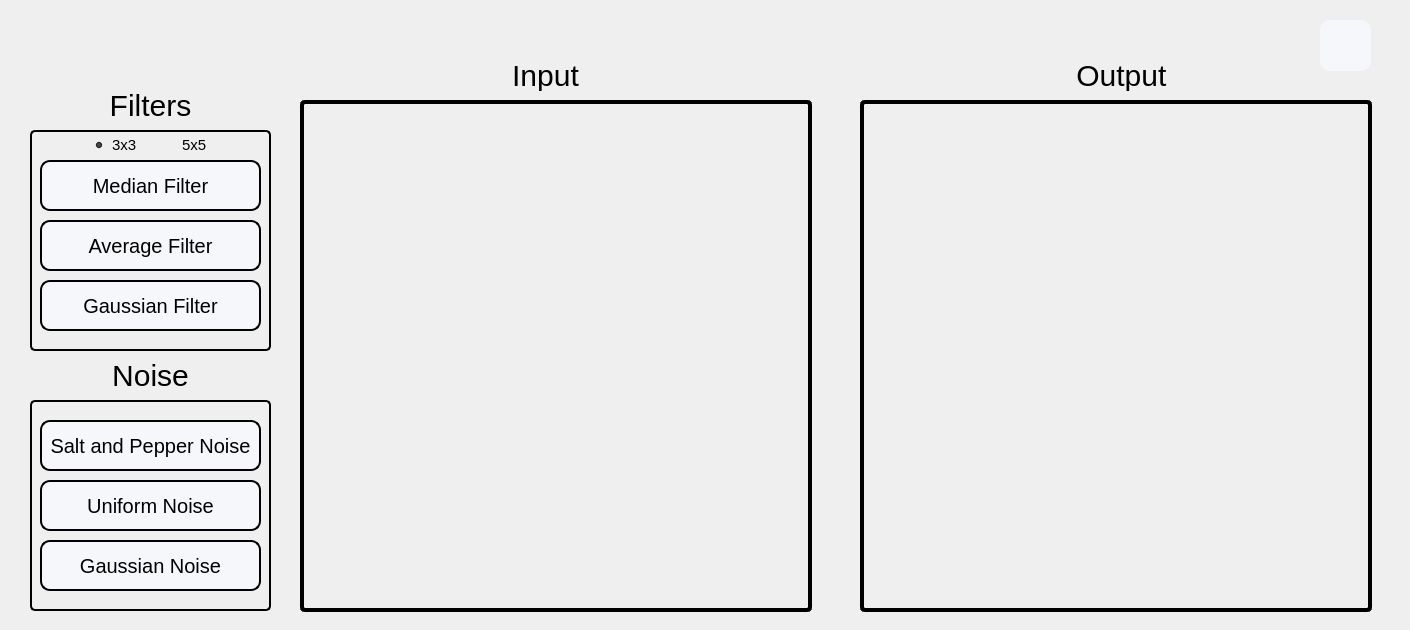
    <widget class="QWidget" name="FilterTab">
     <attribute name="icon">
      <iconset resource="Icons.qrc">
       <normaloff>:/Icons/FilterIcon.png</normaloff>:/Icons/FilterIcon.png</iconset>
     </attribute>
     <attribute name="title">
      <string>Filter</string>
     </attribute>
     <widget class="QFrame" name="ImagesFrame">
      <property name="geometry">
       <rect>
        <x>280</x>
        <y>50</y>
        <width>1121</width>
        <height>571</height>
       </rect>
      </property>
      <property name="styleSheet">
       <string notr="true">background-color: transparent;
border-radius:5px;</string>
      </property>
      <property name="frameShape">
       <enum>QFrame::StyledPanel</enum>
      </property>
      <property name="frameShadow">
       <enum>QFrame::Raised</enum>
      </property>
      <widget class="QLabel" name="outputImageLabel">
       <property name="geometry">
        <rect>
         <x>750</x>
         <y>10</y>
         <width>191</width>
         <height>31</height>
        </rect>
       </property>
       <property name="styleSheet">
        <string notr="true">font-family: Impact, Haettenschweiler, 'Arial Narrow Bold', sans-serif;
font-size: 30px;
color: black;
background-color:transparent;</string>
       </property>
       <property name="text">
        <string>Output </string>
       </property>
       <property name="alignment">
        <set>Qt::AlignCenter</set>
       </property>
      </widget>
      <widget class="QLabel" name="inputImageLabel">
       <property name="geometry">
        <rect>
         <x>170</x>
         <y>10</y>
         <width>191</width>
         <height>31</height>
        </rect>
       </property>
       <property name="styleSheet">
        <string notr="true">font-family: Impact, Haettenschweiler, 'Arial Narrow Bold', sans-serif;
font-size: 30px;
color: black;
background-color:transparent;</string>
       </property>
       <property name="text">
        <string>Input</string>
       </property>
       <property name="alignment">
        <set>Qt::AlignCenter</set>
       </property>
      </widget>
      <widget class="QLabel" name="filter_inputImage">
       <property name="geometry">
        <rect>
         <x>20</x>
         <y>50</y>
         <width>512</width>
         <height>512</height>
        </rect>
       </property>
       <property name="styleSheet">
        <string notr="true">border: 4px solid black;
</string>
       </property>
       <property name="text">
        <string/>
       </property>
       <property name="scaledContents">
        <bool>true</bool>
       </property>
       <property name="alignment">
        <set>Qt::AlignCenter</set>
       </property>
      </widget>
      <widget class="QLabel" name="filter_outputImage">
       <property name="geometry">
        <rect>
         <x>580</x>
         <y>50</y>
         <width>512</width>
         <height>512</height>
        </rect>
       </property>
       <property name="styleSheet">
        <string notr="true">border: 4px solid black;
</string>
       </property>
       <property name="text">
        <string/>
       </property>
       <property name="scaledContents">
        <bool>true</bool>
       </property>
       <property name="alignment">
        <set>Qt::AlignCenter</set>
       </property>
      </widget>
     </widget>
     <widget class="QPushButton" name="GrayScale">
      <property name="geometry">
       <rect>
        <x>1320</x>
        <y>20</y>
        <width>51</width>
        <height>51</height>
       </rect>
      </property>
      <property name="styleSheet">
       <string notr="true">QPushButton{
border-width: 2px;
border-radius: 10px;
font-family: Impact, Haettenschweiler, 'Arial Narrow Bold', sans-serif;
font-size: 30px;
color: black;
background-color: rgb(246, 247, 250);
}

QPushButton:hover:!pressed{
	background-color: qlineargradient(x1: 0.5, y1: 1, x2: 0.5, y2: 1, stop: 0 #dadbde, stop: 1 #f6f7fa);
}</string>
      </property>
      <property name="text">
       <string/>
      </property>
      <property name="icon">
       <iconset resource="Icons.qrc">
        <normaloff>:/Icons/convert_color_to_gray.png</normaloff>:/Icons/convert_color_to_gray.png</iconset>
      </property>
      <property name="iconSize">
       <size>
        <width>50</width>
        <height>50</height>
       </size>
      </property>
     </widget>
     <widget class="QWidget" name="Filtering" native="true">
      <property name="geometry">
       <rect>
        <x>30</x>
        <y>130</y>
        <width>241</width>
        <height>221</height>
       </rect>
      </property>
      <property name="styleSheet">
       <string notr="true">QWidget{
border: 2px solid;
border-radius: 5px;
}</string>
      </property>
      <widget class="QPushButton" name="AverageFilterButton">
       <property name="geometry">
        <rect>
         <x>10</x>
         <y>90</y>
         <width>221</width>
         <height>51</height>
        </rect>
       </property>
       <property name="styleSheet">
        <string notr="true">QPushButton{
border-style: solid;
border-width: 2px;
border-radius: 10px;
font-family: Impact, Haettenschweiler, 'Arial Narrow Bold', sans-serif;
font-size: 20px;
color: black;
background-color: rgb(246, 247, 250);
}

QPushButton:hover:!pressed{
	background-color: qlineargradient(x1: 0.5, y1: 1, x2: 0.5, y2: 1, stop: 0 #dadbde, stop: 1 #f6f7fa);
}</string>
       </property>
       <property name="text">
        <string>Average Filter</string>
       </property>
      </widget>
      <widget class="QPushButton" name="MedianFilterButton">
       <property name="geometry">
        <rect>
         <x>10</x>
         <y>30</y>
         <width>221</width>
         <height>51</height>
        </rect>
       </property>
       <property name="styleSheet">
        <string notr="true">QPushButton{
border-style: solid;
border-width: 2px;
border-radius: 10px;
font-family: Impact, Haettenschweiler, 'Arial Narrow Bold', sans-serif;
font-size: 20px;
color: black;
background-color: rgb(246, 247, 250);
}

QPushButton:hover:!pressed{
	background-color: qlineargradient(x1: 0.5, y1: 1, x2: 0.5, y2: 1, stop: 0 #dadbde, stop: 1 #f6f7fa);
}</string>
       </property>
       <property name="text">
        <string>Median Filter</string>
       </property>
      </widget>
      <widget class="QPushButton" name="GaussianFilterButton">
       <property name="geometry">
        <rect>
         <x>10</x>
         <y>150</y>
         <width>221</width>
         <height>51</height>
        </rect>
       </property>
       <property name="styleSheet">
        <string notr="true">QPushButton{
border-style: solid;
border-width: 2px;
border-radius: 10px;
font-family: Impact, Haettenschweiler, 'Arial Narrow Bold', sans-serif;
font-size: 20px;
color: black;
background-color: rgb(246, 247, 250);
}

QPushButton:hover:!pressed{
	background-color: qlineargradient(x1: 0.5, y1: 1, x2: 0.5, y2: 1, stop: 0 #dadbde, stop: 1 #f6f7fa);
}</string>
       </property>
       <property name="text">
        <string>Gaussian Filter</string>
       </property>
      </widget>
      <widget class="QRadioButton" name="Radio3x3Kernal">
       <property name="geometry">
        <rect>
         <x>60</x>
         <y>5</y>
         <width>50</width>
         <height>20</height>
        </rect>
       </property>
       <property name="styleSheet">
        <string notr="true">font-family: Impact, Haettenschweiler, 'Arial Narrow Bold', sans-serif;
font-size: 15px;
color: black;
background-color:transparent;
border-color: transparent</string>
       </property>
       <property name="text">
        <string>3x3</string>
       </property>
       <property name="checked">
        <bool>true</bool>
       </property>
      </widget>
      <widget class="QRadioButton" name="Radio5x5Kernal">
       <property name="geometry">
        <rect>
         <x>130</x>
         <y>5</y>
         <width>50</width>
         <height>20</height>
        </rect>
       </property>
       <property name="styleSheet">
        <string notr="true">font-family: Impact, Haettenschweiler, 'Arial Narrow Bold', sans-serif;
font-size: 15px;
color: black;
background-color:transparent;
border-color: transparent</string>
       </property>
       <property name="text">
        <string>5x5</string>
       </property>
      </widget>
     </widget>
     <widget class="QWidget" name="Noise" native="true">
      <property name="geometry">
       <rect>
        <x>30</x>
        <y>400</y>
        <width>241</width>
        <height>211</height>
       </rect>
      </property>
      <property name="styleSheet">
       <string notr="true">border: 2px solid;
border-radius: 5px;</string>
      </property>
      <widget class="QPushButton" name="UniformNoiseButton">
       <property name="geometry">
        <rect>
         <x>10</x>
         <y>80</y>
         <width>221</width>
         <height>51</height>
        </rect>
       </property>
       <property name="styleSheet">
        <string notr="true">QPushButton{
border-style: solid;
border-width: 2px;
border-radius: 10px;
font-family: Impact, Haettenschweiler, 'Arial Narrow Bold', sans-serif;
font-size: 20px;
color: black;
background-color: rgb(246, 247, 250);
}

QPushButton:hover:!pressed{
	background-color: qlineargradient(x1: 0.5, y1: 1, x2: 0.5, y2: 1, stop: 0 #dadbde, stop: 1 #f6f7fa);
}</string>
       </property>
       <property name="text">
        <string>Uniform Noise</string>
       </property>
      </widget>
      <widget class="QPushButton" name="SaltPepperNoiseButton">
       <property name="geometry">
        <rect>
         <x>10</x>
         <y>20</y>
         <width>221</width>
         <height>51</height>
        </rect>
       </property>
       <property name="styleSheet">
        <string notr="true">QPushButton{
border-style: solid;
border-width: 2px;
border-radius: 10px;
font-family: Impact, Haettenschweiler, 'Arial Narrow Bold', sans-serif;
font-size: 20px;
color: black;
background-color: rgb(246, 247, 250);
}

QPushButton:hover:!pressed{
	background-color: qlineargradient(x1: 0.5, y1: 1, x2: 0.5, y2: 1, stop: 0 #dadbde, stop: 1 #f6f7fa);
}</string>
       </property>
       <property name="text">
        <string>Salt and Pepper Noise</string>
       </property>
      </widget>
      <widget class="QPushButton" name="GaussianNoiseButton">
       <property name="geometry">
        <rect>
         <x>10</x>
         <y>140</y>
         <width>221</width>
         <height>51</height>
        </rect>
       </property>
       <property name="styleSheet">
        <string notr="true">QPushButton{
border-style: solid;
border-width: 2px;
border-radius: 10px;
font-family: Impact, Haettenschweiler, 'Arial Narrow Bold', sans-serif;
font-size: 20px;
color: black;
background-color: rgb(246, 247, 250);
}

QPushButton:hover:!pressed{
	background-color: qlineargradient(x1: 0.5, y1: 1, x2: 0.5, y2: 1, stop: 0 #dadbde, stop: 1 #f6f7fa);
}</string>
       </property>
       <property name="text">
        <string>Gaussian Noise</string>
       </property>
      </widget>
     </widget>
     <widget class="QLabel" name="FilterLabel">
      <property name="geometry">
       <rect>
        <x>30</x>
        <y>90</y>
        <width>241</width>
        <height>31</height>
       </rect>
      </property>
      <property name="styleSheet">
       <string notr="true">font-family: Impact, Haettenschweiler, 'Arial Narrow Bold', sans-serif;
font-size: 30px;
color: black;
background-color:transparent;
border-color: transparent</string>
      </property>
      <property name="text">
       <string>Filters</string>
      </property>
      <property name="alignment">
       <set>Qt::AlignCenter</set>
      </property>
     </widget>
     <widget class="QLabel" name="NoiseLabel">
      <property name="geometry">
       <rect>
        <x>30</x>
        <y>360</y>
        <width>241</width>
        <height>31</height>
       </rect>
      </property>
      <property name="styleSheet">
       <string notr="true">font-family: Impact, Haettenschweiler, 'Arial Narrow Bold', sans-serif;
font-size: 30px;
color: black;
background-color:transparent;
border-color: transparent</string>
      </property>
      <property name="text">
       <string>Noise</string>
      </property>
      <property name="alignment">
       <set>Qt::AlignCenter</set>
      </property>
     </widget>
    </widget>
